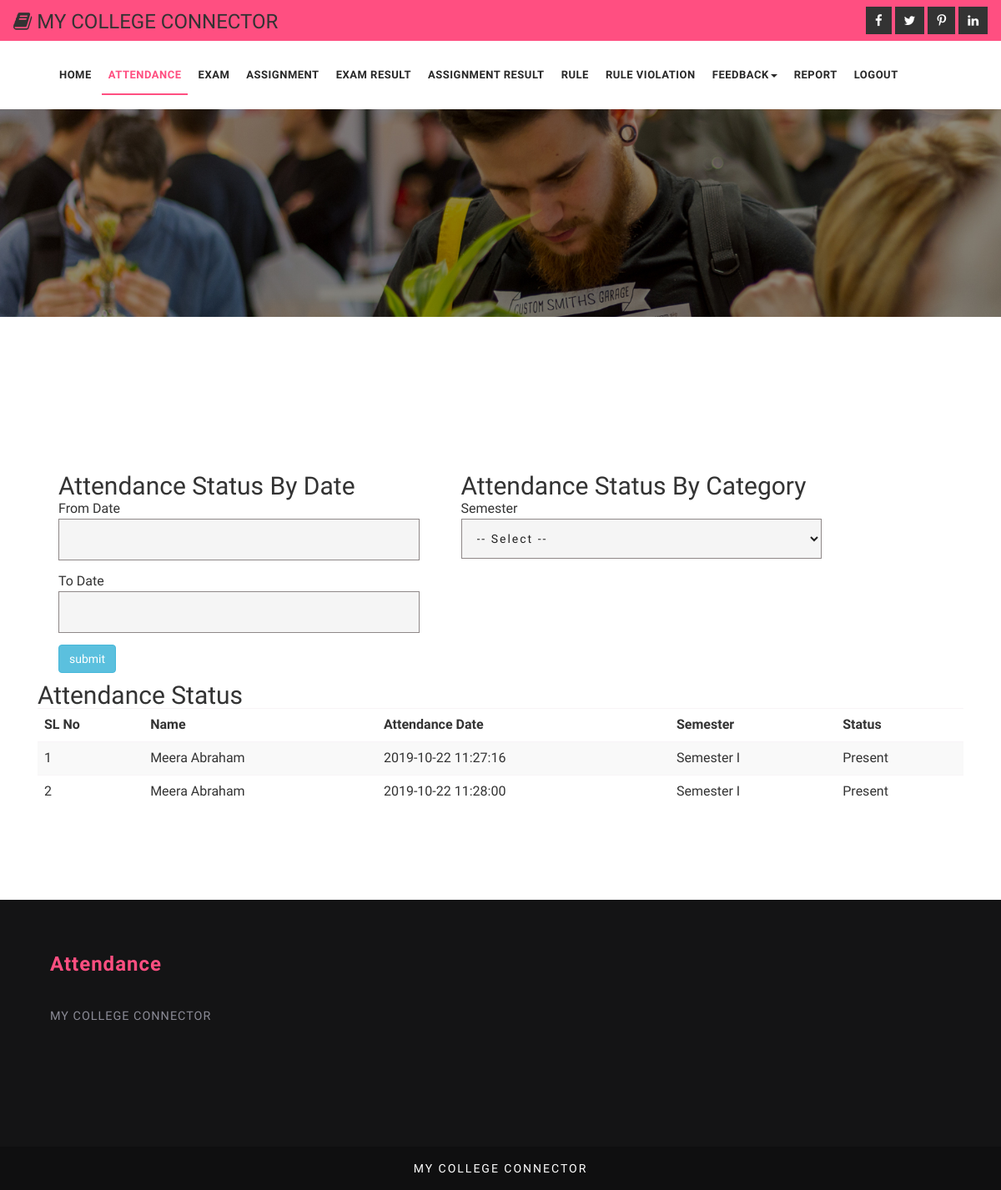
/parent/attendance.php (signed in), run on the app's committed database.
### tables this page shows
CREATE TABLE IF NOT EXISTS `tbl_attendance` (
  `entry_id` int(11) NOT NULL AUTO_INCREMENT,
  `attendance_date` timestamp NOT NULL DEFAULT CURRENT_TIMESTAMP,
  `alott_id` int(11) NOT NULL,
  `student_login_id` int(11) NOT NULL,
  `attendance_status` varchar(50) NOT NULL,
  `semester_id` int(11) NOT NULL,
  PRIMARY KEY (`entry_id`)
);

CREATE TABLE IF NOT EXISTS `tbl_student_reg` (
  `stud_reg_id` int(11) NOT NULL AUTO_INCREMENT,
  `first_name` varchar(20) NOT NULL,
  `last_name` varchar(20) NOT NULL,
  `gender` varchar(6) NOT NULL,
  `dob` varchar(30) NOT NULL,
  `address` varchar(100) NOT NULL,
  `phone` int(11) NOT NULL,
  `email` varchar(30) NOT NULL,
  `login_id` int(11) NOT NULL,
  `course_id` int(11) NOT NULL,
  `semester_id` int(11) NOT NULL,
  `entry_date` timestamp NOT NULL DEFAULT CURRENT_TIMESTAMP,
  PRIMARY KEY (`stud_reg_id`)
);

CREATE TABLE IF NOT EXISTS `tbl_semester` (
  `semester_id` int(11) NOT NULL AUTO_INCREMENT,
  `semester_name` varchar(20) NOT NULL,
  `fee_amount` float(20,2) NOT NULL,
  `course_id` int(11) NOT NULL,
  PRIMARY KEY (`semester_id`)
);

### dboperation.php (called while the page is built, shortened)
<?php
class dboperation
{
	var $con,$dbcon,$res;
	function dbconnect()
	{
		$this->con=mysqli_connect("localhost","root","","college_connector");
	}
	function execute($qry)
	{
		$this->res=mysqli_query($this->con,$qry);
		return $this->res;
	}
}
?>

### parent/attendance.php (the view, shortened to what this page needs)
<!DOCTYPE html>
<html>
<head>
	<link href="../css/bootstrap.css" rel="stylesheet" type="text/css" media="all" />
	<link href="../css/style.css" rel="stylesheet" type="text/css" media="all" />
	<link href="../css/font-awesome.css" rel="stylesheet">
	<link href="//fonts.googleapis.com/css?family=Work+Sans:200,300,400,500,600,700" rel="stylesheet"> <link href="../jquery/jquery-ui.css" type="text/css" rel="stylesheet" />
</head>
<body>
	      <?php
if(isset($_SESSION['login_id']))
{
    ?>
	<div class="header-1">
	<div class="agileits_top_menu">
		<div class="w3l_header_left">
					<div>
				<h3><span class="fa fa-book" aria-hidden="true"></span> MY COLLEGE CONNECTOR</h3></div>
			</div>
			<div class="w3l_header_right">
				<div class="w3ls-social-icons text-left">
					<a class="facebook" href="#"><i class="fa fa-facebook"></i></a>
					<a class="twitter" href="#"><i class="fa fa-twitter"></i></a>
					<a class="pinterest" href="#"><i class="fa fa-pinterest-p"></i></a>
					<a class="linkedin" href="#"><i class="fa fa-linkedin"></i></a>
				</div>
			</div>
			<div class="clearfix"> </div>
		</div>
		<div class="content white agile-info">
			<nav class="navbar navbar-default" role="navigation">
				<div class="container">
					<div class="collapse navbar-collapse" id="bs-example-navbar-collapse-1">
						<nav class="link-effect-2" id="link-effect-2">
							<ul class="nav navbar-nav">
								<li><a href="index.php" class="effect-3">Home</a></li>
								<li   class="active"><a href="attendance.php" class="effect-3">Attendance</a></li>
								<li><a href="exam_announcement.php" class="effect-3">Exam </a></li>
								<li><a href="assignment_announcement.php" class="effect-3">Assignment</a></li>
<li><a href="exam_result.php" class="effect-3">Exam Result</a></li>
<li><a href="assignement_result.php" class="effect-3">Assignment Result</a></li>
<li><a href="rule.php" class="effect-3">Rule</a></li>
<li><a href="rule_violation.php" class="effect-3">Rule Violation</a></li>
<li><a href="#" class="dropdown-toggle hvr-bounce-to-bottom" data-toggle="dropdown" role="button" aria-haspopup="true" aria-expanded="false">Feedback<span class="caret"></span></a>
										</li>
								<li><a href="report.php" class="effect-3">Report</a></li>
								<li><a href="../logout.php" class="effect-3">Logout</a></li>
							</ul>
						</nav>
					</div>
				</div>
			</nav>
		</div>
	</div>
	<div class="inner_content_info_agileits">
		<div class="container">
			<div class="inner_sec_grids_info_w3ls">
				<div class="w3layouts_mail_grid">
						<div  class="col-md-5"  style="margin: 10px;">
<h2>Attendance Status  By Date</h2>
								From Date <input type="text" name="date1" id="fdate">
To Date <input type="text" name="date2"  id="tdate">
<input type="button" name="" value="submit" onclick="display_attendance_parent()" class="btn btn-info"></div>
<div  class="col-md-5 "  style="margin: 10px;">
<h2>Attendance Status  By Category</h2>
<?php
include_once("query.php");
?>
<form name="f1" method="post" action="#" enctype="multipart/form-data">
Semester
    <select name="semester" id="semester" onchange="display_attendance_by_sem_parent()">
      <option value="0">-- Select --</option>
      </select>
</form>
							</div>
	<div class="clearfix"> </div>
<div id="result">
							<h2>Attendance Status  </h2>
	<?php
 include_once("../dboperation.php");
       $db=new dboperation();
     $slogid=$_SESSION['login_id'];
  $sql="select * from tbl_attendance as at inner join tbl_alott_staff as a on at.alott_id=a.alott_id inner join tbl_subject s on a.subject_id=s.subject_id inner join tbl_semester sem on sem.semester_id=s.semester_id inner join tbl_student_reg as st on at.student_login_id=st.login_id where at.student_login_id=(select student_login_id from tbl_parent_reg where login_id=$slogid)";
       $res1=$db->execute($sql);
?>
<table  class="table table-striped">
    <tr>
      <tr class="toptrtbl">
       <th>SL No</th>
      <th>Name </th>
      <th>Attendance Date </th>
      <th>Semester</th>
      <th>Status</th>
    </tr>
	<?php
	$count1=1;
	while($r1=mysqli_fetch_array($res1))
	{
	?>
    <tr  class=ros<?php echo  $count1%2; ?>>
     <td ><?php echo $count1++; ?></td>
      <td ><?php echo ucwords($r1['first_name']." ".$r1['last_name']) ?></td>
      <td><?php echo $r1['attendance_date'] ?></td>
    <td><?php echo $r1['semester_name'] ?></td>
   <td><?php echo $r1["attendance_status"] ?></td>
    </tr>
	<?php
	}
	?>
  </table></div>
				</div>
			</div>
		</div>
	</div>
	<div class="footer_top_agileits">
		<div class="container">
			<div class="col-md-4 footer_grid">
				<h3>Attendance</h3>
				<p>MY COLLEGE CONNECTOR
				</p>
			</div>
			<div class="col-md-4 footer_grid">
			</div>
			<div class="col-md-4 footer_grid">
			</div>
			<div class="clearfix"> </div>
		</div>
	</div>
	<div class="footer_w3ls">
		<div class="container">
					<div class="footer_bottom1">
						<p>MY COLLEGE CONNECTOR</p>
					</div>
		</div>
	</div>
	<?php
}
else
{
    header("location:../login.php");
}
?>
</body>
</html>

### css/style.css (style rules this page uses)
html, body { margin: 0; font-size: 100%; background: #fff; font-family: 'Work Sans', sans-serif; }
body a { text-decoration: none; transition: 0.5s all; -webkit-transition: 0.5s all; -moz-transition: 0.5s all; -o-transition: 0.5s all; -ms-transition: 0.5s all; }
input[type="button"], input[type="submit"] { transition: 0.5s all; -webkit-transition: 0.5s all; -moz-transition: 0.5s all; -o-transition: 0.5s all; -ms-transition: 0.5s all; }
h1, h2, h3, h4, h5, h6 { margin: 0; font-family: 'Work Sans', sans-serif; }
p { margin: 0; letter-spacing: 1px; font-size: 0.9em; }
ul { margin: 0; padding: 0; }
.w3l_header_left { float:left; margin: .3em 0 0; }
.w3l_header_right { float: right; }
.w3ls-social-icons.text-left a { display: inline-block; }
.w3ls-social-icons i { font-size: 15px; background: #333; padding: 8px 10px; color: #fff; border: 1px solid #333; transition: 0.5s all; -webkit-transition: 0.5s all; -o-transition: 0.5s all; -ms-transition: 0.5s all; -moz-transition: 0.5s all; }
.agileits_top_menu { background: #ff4f81; padding: 0.5em 1em; }
.header-1 { background: url(../images/banner1.jpg) 0px 0px no-repeat; background-size: cover; min-height: 380px; }
.content { margin: 0; padding: 0px; }
.navbar-nav { margin: 0; }
.content.white { background: #fff; padding: 1em 0; }
.navbar { position: relative; min-height: 50px; margin-bottom: 0!important; border: 1px solid transparent; }
.navbar-default { background-color: #fff; border-color: #fff; }
.navbar-default .navbar-nav>li>a { color: #282828; font-size: 13px; letter-spacing: 0.5px; font-weight: 600; text-transform: uppercase; padding: 14px 8px; }
.navbar-nav>li>a { padding-top: 18px; padding-bottom: 15px; }
.navbar-default .navbar-nav>.active>a:before { background: #ff4f81; transform: translateX(0); -webkit-transform: translateX(0); -moz-transform: translateX(0); -o-transform: translateX(0); -ms-transform: translateX(0); }
.effect-3 { overflow: hidden; }
.effect-3:before { left: -1px; bottom: 0; width: 100%; height: 2px; background:#ff4f81; content: ''; position: absolute; transition: transform .5s ease; transform: translateX(-100%); -webkit-transform: translateX(-100%); -moz-transform: translateX(-100%); -o-transform: translateX(-100%); -ms-transform: translateX(-100%); }
.navbar-default .navbar-nav>.active>a, .navbar-default .navbar-nav>.active>a:hover, .navbar-default .navbar-nav>.active>a:focus { color: #ff4f81; background: none; }
.navbar-nav>li { float: left; margin: 0 2px; }
.table>thead>tr>th, .table>tbody>tr>th, .table>tfoot>tr>th, .table>thead>tr>td, .table>tbody>tr>td, .table>tfoot>tr>td { padding: 8px; line-height: 1.42857143; vertical-align: top; border-top: 1px solid rgba(241, 234, 239, 0.5); }
.w3layouts_mail_grid input[type="text"], .w3layouts_mail_grid input[type="email"], .w3layouts_mail_grid input[type="password"], .w3layouts_mail_grid textarea,.w3layouts_mail_grid select { outline: none; padding: 14px; font-size: 14px; color: #212121; background: #f5f5f5; width: 100%; border: 1px solid #8f8888; margin-bottom: 1em; letter-spacing: 2px; }
.w3layouts_mail_grid { margin: 3em 0 10px 0; }
.inner_content_info_agileits { padding: 1px 0; }
.footer_top_agileits { background: #141415; padding: 4em 0; }
.footer_w3ls { background: #0f0f10; text-align: center; padding: 1em 0; }
.footer_bottom1 p { color: #fff; font-size: 14px; letter-spacing: 2px; margin-top: 0em; }
.footer_grid h3, .footer_grid_left h3 { font-size: 1.5em; color: #ff4f81; position: relative; margin-bottom: 1.5em; font-weight: 600; letter-spacing: 1px; }
.footer_grid p { color: #8b8b96; line-height: 2em; margin-bottom: 2em; }
@media (max-width:1366px) { .inner_sec_grids_info_w3ls { margin-top: 3em; } }
@media (max-width:1366px) { .inner_content_info_agileits, .banner-bottom, .services { padding: 5em 0; } }

### data on the page
tbl_attendance: tbl_student_reg.first_name+last_name "Meera Abraham", attendance_date "2019-10-22 11:27:16", semester.semester_name "Semester I", attendance_status "Present"
tbl_attendance: tbl_student_reg.first_name+last_name "Meera Abraham", attendance_date "2019-10-22 11:28:00", semester.semester_name "Semester I", attendance_status "Present"
